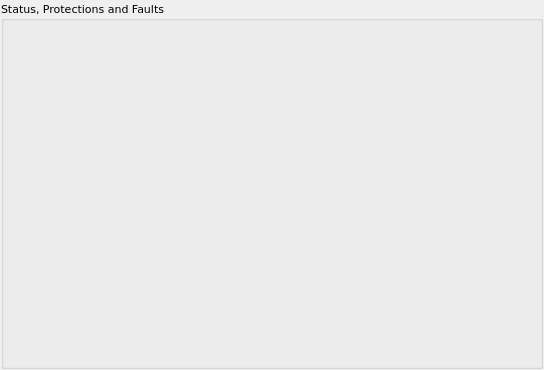
<?xml version="1.0" encoding="UTF-8"?>
<ui version="4.0">
 <class>Form</class>
 <widget class="QWidget" name="Form">
  <property name="geometry">
   <rect>
    <x>0</x>
    <y>0</y>
    <width>544</width>
    <height>370</height>
   </rect>
  </property>
  <property name="windowTitle">
   <string>Form</string>
  </property>
  <layout class="QVBoxLayout" name="verticalLayout">
   <property name="spacing">
    <number>1</number>
   </property>
   <property name="leftMargin">
    <number>1</number>
   </property>
   <property name="topMargin">
    <number>1</number>
   </property>
   <property name="rightMargin">
    <number>1</number>
   </property>
   <property name="bottomMargin">
    <number>1</number>
   </property>
   <item>
    <widget class="QGroupBox" name="gB_CommissioningHardware">
     <property name="minimumSize">
      <size>
       <width>0</width>
       <height>0</height>
      </size>
     </property>
     <property name="font">
      <font>
       <family>DejaVu Sans</family>
       <pointsize>8</pointsize>
      </font>
     </property>
     <property name="title">
      <string>Status, Protections and Faults</string>
     </property>
     <property name="flat">
      <bool>true</bool>
     </property>
     <property name="checkable">
      <bool>false</bool>
     </property>
     <property name="checked">
      <bool>false</bool>
     </property>
     <layout class="QGridLayout" name="gridLayout_3">
      <property name="leftMargin">
       <number>1</number>
      </property>
      <property name="topMargin">
       <number>9</number>
      </property>
      <property name="rightMargin">
       <number>1</number>
      </property>
      <property name="bottomMargin">
       <number>1</number>
      </property>
      <property name="spacing">
       <number>3</number>
      </property>
      <item row="1" column="2">
       <spacer name="horizontalSpacer_3">
        <property name="orientation">
         <enum>Qt::Horizontal</enum>
        </property>
        <property name="sizeHint" stdset="0">
         <size>
          <width>0</width>
          <height>20</height>
         </size>
        </property>
       </spacer>
      </item>
      <item row="1" column="1">
       <widget class="QWidget" name="widget" native="true">
        <property name="minimumSize">
         <size>
          <width>0</width>
          <height>20</height>
         </size>
        </property>
        <layout class="QVBoxLayout" name="verticalLayout_6">
         <property name="spacing">
          <number>1</number>
         </property>
         <property name="leftMargin">
          <number>1</number>
         </property>
         <property name="topMargin">
          <number>1</number>
         </property>
         <property name="rightMargin">
          <number>1</number>
         </property>
         <property name="bottomMargin">
          <number>1</number>
         </property>
         <item>
          <widget class="QEForm" name="qef_AxisStatus_3">
           <property name="font">
            <font/>
           </property>
           <property name="visible" stdset="0">
            <bool>true</bool>
           </property>
           <property name="uiFile" stdset="0">
            <string>ppmac1motor_status.ui</string>
           </property>
          </widget>
         </item>
         <item>
          <spacer name="verticalSpacer">
           <property name="orientation">
            <enum>Qt::Vertical</enum>
           </property>
           <property name="sizeHint" stdset="0">
            <size>
             <width>20</width>
             <height>0</height>
            </size>
           </property>
          </spacer>
         </item>
        </layout>
       </widget>
      </item>
      <item row="1" column="3">
       <widget class="QWidget" name="widget_2" native="true">
        <layout class="QVBoxLayout" name="verticalLayout_7">
         <property name="spacing">
          <number>1</number>
         </property>
         <property name="leftMargin">
          <number>1</number>
         </property>
         <property name="topMargin">
          <number>1</number>
         </property>
         <property name="rightMargin">
          <number>1</number>
         </property>
         <property name="bottomMargin">
          <number>1</number>
         </property>
         <item>
          <widget class="QEForm" name="qef_AxisStatus_4">
           <property name="font">
            <font/>
           </property>
           <property name="visible" stdset="0">
            <bool>true</bool>
           </property>
           <property name="uiFile" stdset="0">
            <string>ppmac1motor_faults.ui</string>
           </property>
          </widget>
         </item>
         <item>
          <spacer name="verticalSpacer_2">
           <property name="orientation">
            <enum>Qt::Vertical</enum>
           </property>
           <property name="sizeHint" stdset="0">
            <size>
             <width>20</width>
             <height>0</height>
            </size>
           </property>
          </spacer>
         </item>
        </layout>
       </widget>
      </item>
      <item row="1" column="0">
       <spacer name="horizontalSpacer_4">
        <property name="orientation">
         <enum>Qt::Horizontal</enum>
        </property>
        <property name="sizeHint" stdset="0">
         <size>
          <width>0</width>
          <height>20</height>
         </size>
        </property>
       </spacer>
      </item>
      <item row="0" column="1" colspan="3">
       <widget class="QELabel" name="qelabel_2">
        <property name="wordWrap">
         <bool>true</bool>
        </property>
        <property name="variable" stdset="0">
         <string>$(MOTOR).DESC</string>
        </property>
        <property name="displayAlarmStateOption" stdset="0">
         <enum>QELabel::Never</enum>
        </property>
       </widget>
      </item>
     </layout>
    </widget>
   </item>
  </layout>
 </widget>
 <customwidgets>
  <customwidget>
   <class>QEForm</class>
   <extends>QWidget</extends>
   <header>QEForm.h</header>
  </customwidget>
  <customwidget>
   <class>QELabel</class>
   <extends>QLabel</extends>
   <header>QELabel.h</header>
  </customwidget>
 </customwidgets>
 <resources/>
 <connections/>
</ui>
